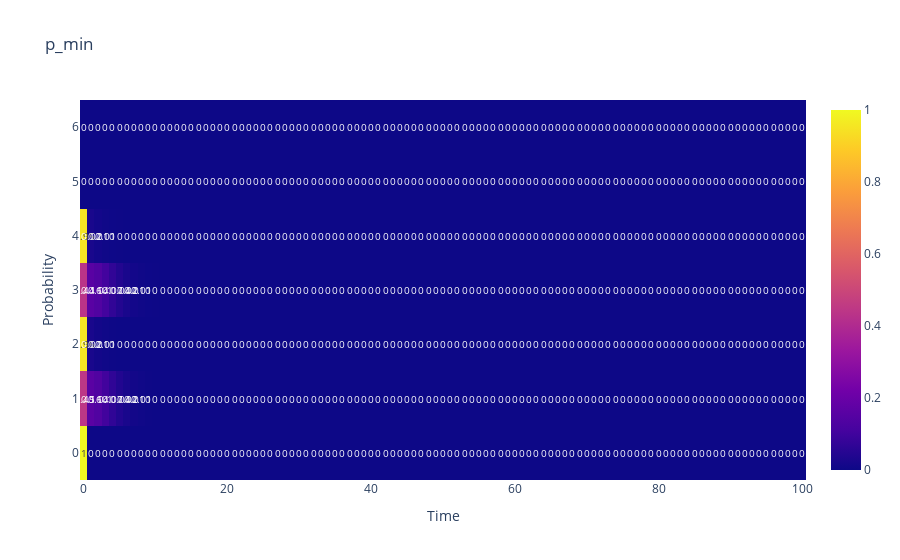

Here is the notebook cell this chart was saved with:
### Code cell
sch.visualize_system('p_min')

### Figure 1 — Plotly figure (JSON) as saved in the notebook; plotly's stock layout.template omitted (floating-point values rounded to 4 significant figures; data arrays with more than 128 entries replaced by an {"elided": "..."} marker saying what was removed)
{"data": [{"text": {"elided": "7x101 float values"}, "textfont": {"size": 10}, "texttemplate": "%{text}", "type": "heatmap", "z": {"elided": "7x101 float values"}}], "layout": {"title": {"text": "p_min"}, "xaxis": {"title": {"text": "Time"}}, "yaxis": {"title": {"text": "Probability"}}}}
